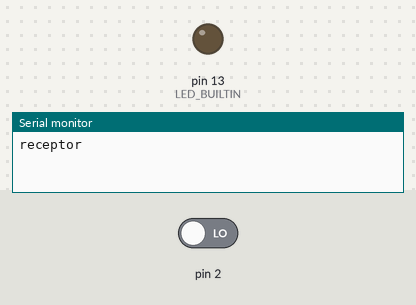
Simulated run of this sketch. Board: Arduino Uno, built with avr-gcc and run on an emulated ATmega328P. Shown: output pins drawn as LEDs (lit = HIGH), the last lines printed to the serial monitor. Inputs (shaded band) come from the test bench; at power-on: pin 2 LOW.

Above: at 1.2 s.
1.3 s: pin 2 driven HIGH
At 2.1 s:
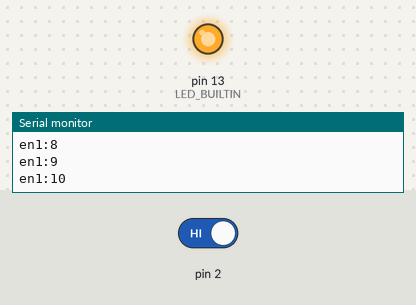
4.3 s: pin 2 driven LOW
At 4.7 s:
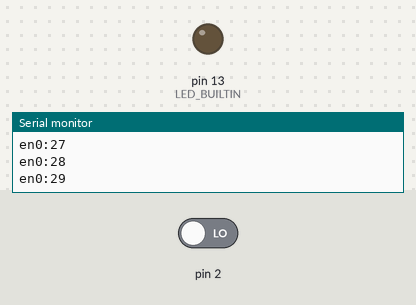
Timing chart, 0 to 7.3 s (numbered marks = the images above; inputs shaded):
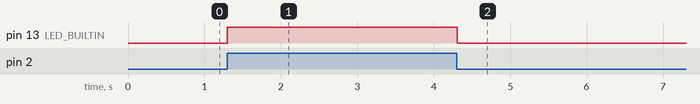

Measured:
- after the input at 1.3 s, pin 13 (LED_BUILTIN): LOW → HIGH at once
- after the input at 4.3 s, pin 13 (LED_BUILTIN): HIGH → LOW at once

The sketch:

recepcion3.ino
```cpp
int lectura = 0;
int ciclo = 0;
int n = 0;
int escribir1 = 0;
int escribir0 = 0;
int parar = 0;
int cantidad1 = 0;
int cantidad0 = 0;
int tam_mensaje = 0;
int not_pairing = 0;
bool leer = false;
String mensaje = "";
String new_mensaje;
String uno = "1";
String cero = "0";

void setup() {
  // put your setup code here, to run once:
  pinMode(2, INPUT);
  pinMode(LED_BUILTIN, OUTPUT);
  Serial.begin(9600);
  Serial.println("receptor");
}

void loop() {
  // put your main code here, to run repeatedly:
  while (true){
    lectura = digitalRead(2);
    switch (lectura){
      case HIGH:
        digitalWrite(LED_BUILTIN, HIGH);
        not_pairing = 0;
        n++;
        Serial.println(n);
      break;
      default:
        n = 0;
        not_pairing = not_pairing + 1;
      break;
      }
    if(not_pairing > 2500000){
      Serial.println("nomessage");
      not_pairing = 0;
      }
    if(n >= 115){
      leer = true;
      Serial.println("a leer");
      ciclo = 0;
      n = 0;
      break;
      }
    }
   while(leer){
     ciclo = 0;
     while(ciclo<30){
      ciclo++;
      lectura = digitalRead(2);
      switch (lectura){
        case HIGH:
          escribir1++;
          Serial.print("en1:");
          Serial.println(escribir1);
          digitalWrite(LED_BUILTIN, HIGH);
        break;
        case LOW:
          escribir0++;
          Serial.print("en0:");
          Serial.println(escribir0);
          digitalWrite(LED_BUILTIN, LOW);
        break;
        }
      }
      switch (escribir1 > escribir0){
        case true:
          mensaje.concat(uno);
        break;
        case false:
          mensaje.concat(cero);
        break;
        }
        escribir1 = escribir0 = 0;
        tam_mensaje++;

      if (tam_mensaje == 7){
        leer = false;
        Serial.println("Se acabo mensaje");
        Serial.println(mensaje);
        escribir1=0;
        escribir0=0;
        lectura = LOW;
        mensaje = "";
        tam_mensaje = 0;
        n = 0;
        digitalWrite(LED_BUILTIN, LOW);
        }
    }
}
```
